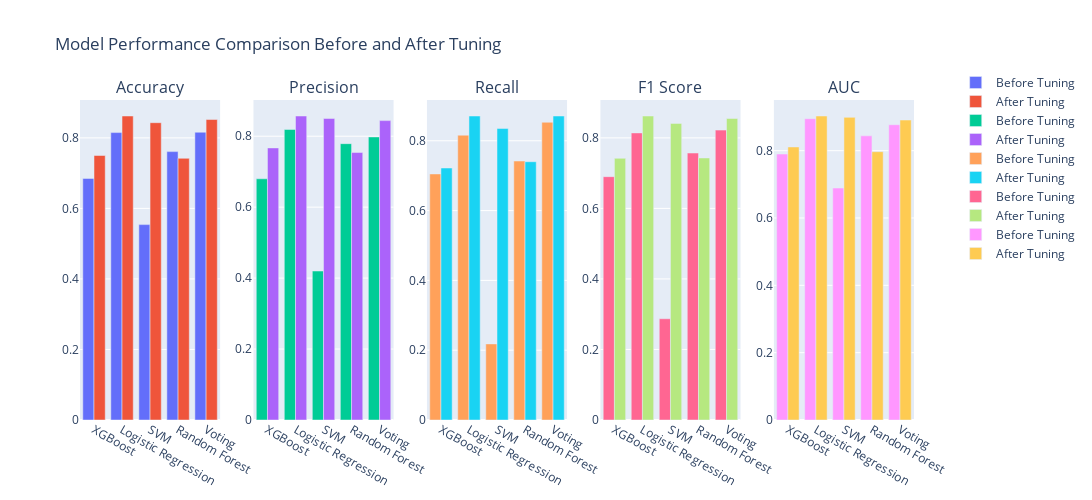

The cell this chart's notebook holds for it:
### Markdown cell above
### Cross validation

### Code cell
plot_metrics_comparison(metrics_cross, metrics_cross_tuned)

### Figure 1 — Plotly figure (JSON) as saved in the notebook; plotly's stock layout.template omitted (floating-point values rounded to 4 significant figures)
{"data": [{"name": "Before Tuning", "type": "bar", "x": ["XGBoost", "Logistic Regression", "SVM", "Random Forest", "Voting"], "xaxis": "x", "y": [0.685, 0.815, 0.554, 0.761, 0.816], "yaxis": "y"}, {"name": "After Tuning", "type": "bar", "x": ["XGBoost", "Logistic Regression", "SVM", "Random Forest", "Voting"], "xaxis": "x", "y": [0.75, 0.862, 0.843, 0.742, 0.852], "yaxis": "y"}, {"name": "Before Tuning", "type": "bar", "x": ["XGBoost", "Logistic Regression", "SVM", "Random Forest", "Voting"], "xaxis": "x2", "y": [0.68, 0.819, 0.42, 0.779, 0.798], "yaxis": "y2"}, {"name": "After Tuning", "type": "bar", "x": ["XGBoost", "Logistic Regression", "SVM", "Random Forest", "Voting"], "xaxis": "x2", "y": [0.767, 0.857, 0.85, 0.754, 0.844], "yaxis": "y2"}, {"name": "Before Tuning", "type": "bar", "x": ["XGBoost", "Logistic Regression", "SVM", "Random Forest", "Voting"], "xaxis": "x3", "y": [0.705, 0.816, 0.218, 0.742, 0.853], "yaxis": "y3"}, {"name": "After Tuning", "type": "bar", "x": ["XGBoost", "Logistic Regression", "SVM", "Random Forest", "Voting"], "xaxis": "x3", "y": [0.722, 0.871, 0.835, 0.74, 0.871], "yaxis": "y3"}, {"name": "Before Tuning", "type": "bar", "x": ["XGBoost", "Logistic Regression", "SVM", "Random Forest", "Voting"], "xaxis": "x4", "y": [0.69, 0.814, 0.287, 0.757, 0.822], "yaxis": "y4"}, {"name": "After Tuning", "type": "bar", "x": ["XGBoost", "Logistic Regression", "SVM", "Random Forest", "Voting"], "xaxis": "x4", "y": [0.742, 0.862, 0.841, 0.743, 0.855], "yaxis": "y4"}, {"name": "Before Tuning", "type": "bar", "x": ["XGBoost", "Logistic Regression", "SVM", "Random Forest", "Voting"], "xaxis": "x5", "y": [0.79, 0.895, 0.689, 0.844, 0.877], "yaxis": "y5"}, {"name": "After Tuning", "type": "bar", "x": ["XGBoost", "Logistic Regression", "SVM", "Random Forest", "Voting"], "xaxis": "x5", "y": [0.811, 0.903, 0.899, 0.797, 0.891], "yaxis": "y5"}], "layout": {"annotations": [{"font": {"size": 16}, "showarrow": false, "text": "Accuracy", "x": 0.084, "xanchor": "center", "xref": "paper", "y": 1, "yanchor": "bottom", "yref": "paper"}, {"font": {"size": 16}, "showarrow": false, "text": "Precision", "x": 0.292, "xanchor": "center", "xref": "paper", "y": 1, "yanchor": "bottom", "yref": "paper"}, {"font": {"size": 16}, "showarrow": false, "text": "Recall", "x": 0.5, "xanchor": "center", "xref": "paper", "y": 1, "yanchor": "bottom", "yref": "paper"}, {"font": {"size": 16}, "showarrow": false, "text": "F1 Score", "x": 0.708, "xanchor": "center", "xref": "paper", "y": 1, "yanchor": "bottom", "yref": "paper"}, {"font": {"size": 16}, "showarrow": false, "text": "AUC", "x": 0.916, "xanchor": "center", "xref": "paper", "y": 1, "yanchor": "bottom", "yref": "paper"}], "barmode": "group", "height": 500, "legend": {"x": 1.05, "y": 1.1}, "title": {"text": "Model Performance Comparison Before and After Tuning "}, "width": 1600, "xaxis": {"anchor": "y", "domain": [0, 0.168]}, "xaxis2": {"anchor": "y2", "domain": [0.208, 0.376]}, "xaxis3": {"anchor": "y3", "domain": [0.416, 0.584]}, "xaxis4": {"anchor": "y4", "domain": [0.624, 0.792]}, "xaxis5": {"anchor": "y5", "domain": [0.832, 1]}, "yaxis": {"anchor": "x", "domain": [0, 1]}, "yaxis2": {"anchor": "x2", "domain": [0, 1]}, "yaxis3": {"anchor": "x3", "domain": [0, 1]}, "yaxis4": {"anchor": "x4", "domain": [0, 1]}, "yaxis5": {"anchor": "x5", "domain": [0, 1]}}}
